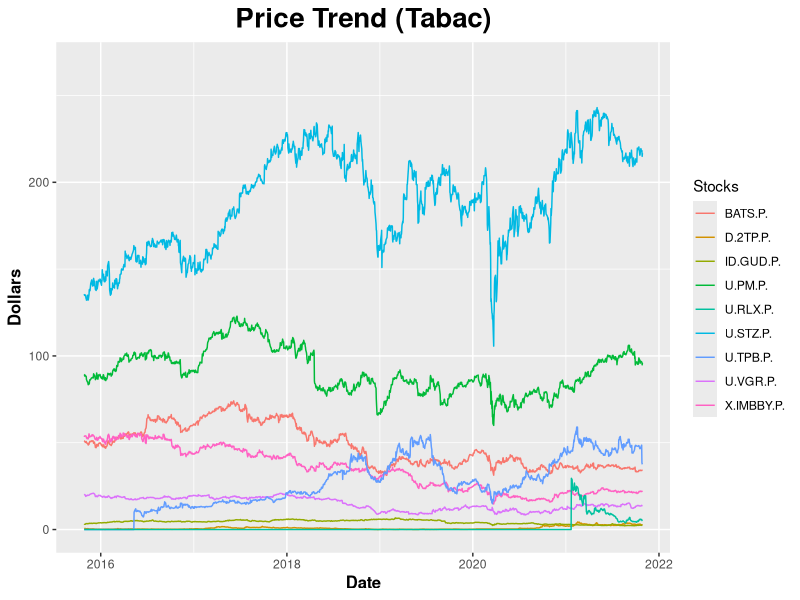

This figure's R source: (Note: this script raises an error after producing the figure.)
# List of required pacakges
required_pkgs <- c(
    "data.table", "ggplot2"
)

# Empty list to hold dependencies that are not isntalled
not_met_dependencies <- c()

# Check if required packages are installed
for (pkg in required_pkgs) {
    if (!(pkg %in% rownames(installed.packages()))) {
        not_met_dependencies <- c(not_met_dependencies, pkg)
    }
}

# Install missing packages
if (length(not_met_dependencies) != 0) {
    install.packages(not_met_dependencies)
}

# Load libraries
library("data.table")
library("ggplot2")

# Read the csv
data <- read.csv("./datasets/Pre_Processed/Tabac_cleaned_converted.csv", header = T)

# Convert it to a data frame
df <- as.data.frame(data)

# Grep price
price <- df[, grep("P.$", colnames(df))]

# Bind the data col with the price data
price <- cbind(df[, 1], price)

# Set the col name for the data
colnames(price)[1] <- "date"

# Format dates
price_date <- as.Date(gsub("/", "-", price$date, ), "%m-%d-%y")

# Remove the date column
price <- price[, -1]

# Colors to use
# line_colors <- rainbow(ncol(price))

# PDF settings
pdf("./datasets/Processed/Price/tabac_price.pdf", width = 12, height = 8, compress = T)


# Create base chart
chart <- ggplot(price, aes(x = price_date)) +
    ggtitle("Price Trend (Tabac)") +
    theme(
        plot.title = element_text(size = 20, face = "bold", hjust = 0.5),
        axis.title = element_text(size = 12, face = "bold"),
    ) +
    xlab("Date") +
    ylab("Dollars") +
    ylim(0, max(price) * 1.1)



# Add the data of each stock to the based chart
for (i in seq_len(ncol(price))) {
    chart <- chart +
        geom_line(aes_(
            y = price[, i],
            group = colnames(price)[i],
            color = colnames(price)[i],
        ))
}

# Change legend box title
chart$labels$colour <- "Stocks"

# Print the chart
print(chart)
dev.off()


# Write to CSV
write.csv(price, "./datasets/Processed/Price/tabac_price.csv", row.names = F)